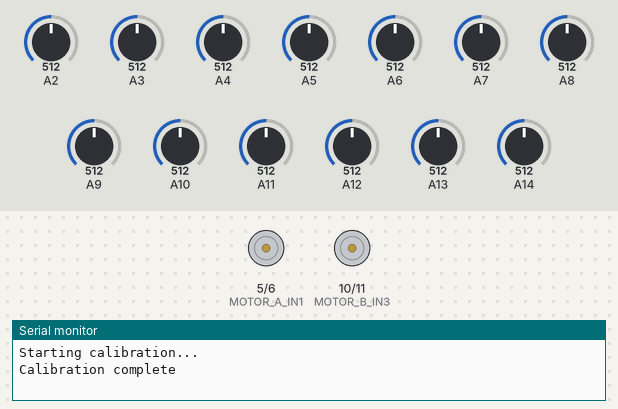
Bench run of a sketch on a simulated Arduino Mega 2560, built with avr-gcc and run on an emulated ATmega2560. Parts: motor-driver pin pairs drawn as motors (green arrow = first pin HIGH = forward, orange = second pin HIGH = backward, longer = more drive, scaled by the enable pin), the last lines printed to the serial monitor. The inputs (shaded band) are chosen by the test bench; at power-on: A3 = 512, A8 = 512, A7 = 512, A9 = 512, A6 = 512, A2 = 512, A4 = 512, A5 = 512, A10 = 512, A11 = 512, A12 = 512, A13 = 512, A14 = 512.

Above: at 7.4 s.
7.5 s: A3 set to 425
9.0 s: A3 set to 403
At 10.2 s:
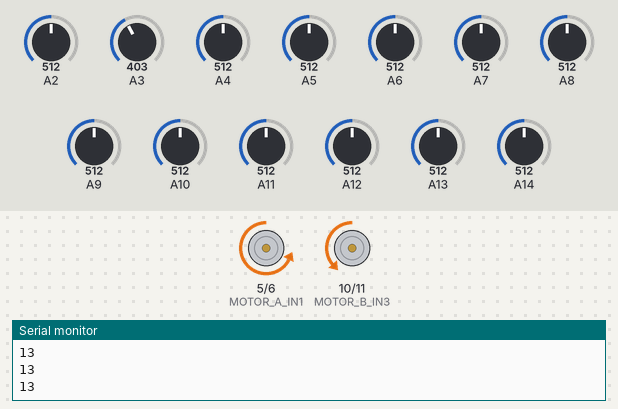
10.5 s: A8 set to 306
At 11.4 s:
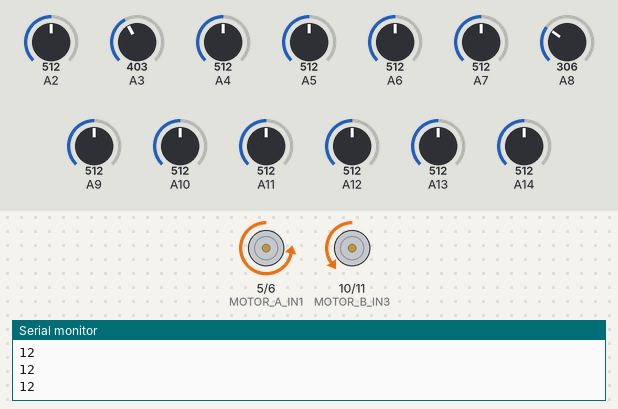
12.0 s: A7 set to 306
At 12.4 s:
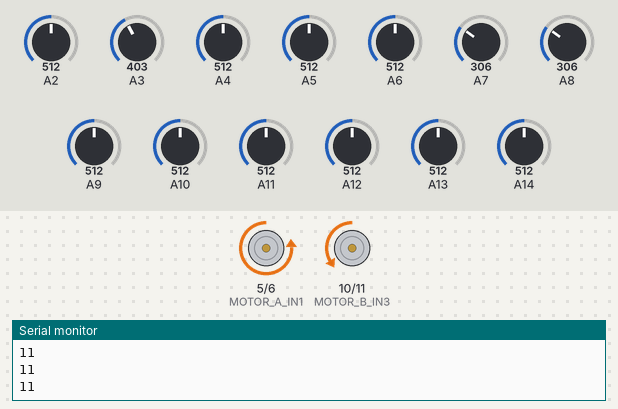
13.5 s: A9 set to 306
At 14.7 s:
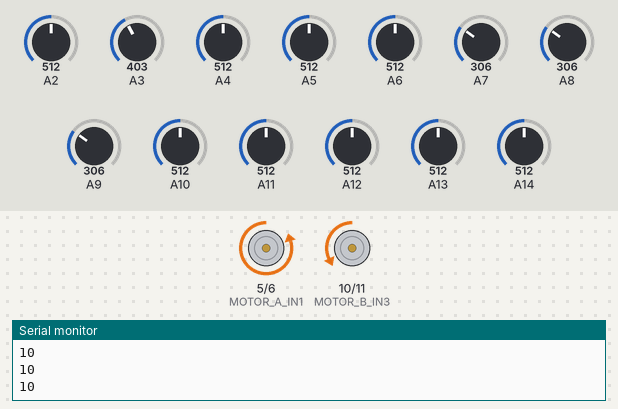
15.0 s: A6 set to 426
16.5 s: A6 set to 402
At 17.1 s:
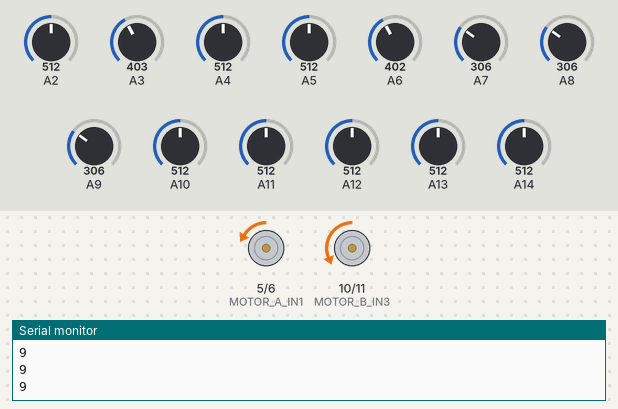
Timing chart, 0 to 19.0 s (numbered marks = the images above; inputs shaded):
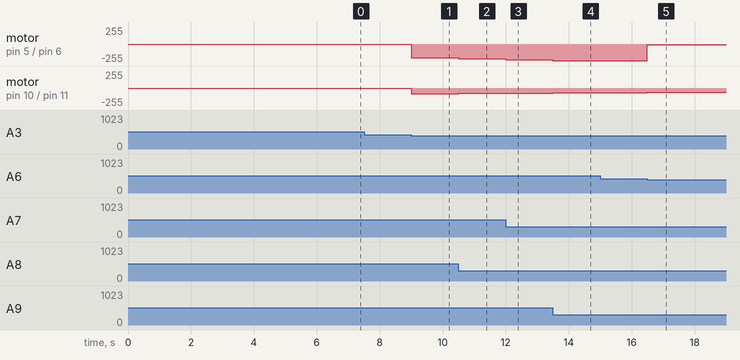

Measured:
- the behaviour switches between 411 and 410 on A3 (found by bisection; images 0 and 1)
- the behaviour switches between 411 and 410 on A6 (found by bisection; images 4 and 5)
- after the input at 7.5 s, every drawn part: stays the same
- after the input at 9.0 s, motor on pin 5 (MOTOR_A_IN1) / pin 6 (MOTOR_A_IN2): stopped → backward 206/255 at once; motor on pin 10 (MOTOR_B_IN3) / pin 11 (MOTOR_B_IN4): stopped → backward 85/255 at once
- after the input at 10.5 s, motor on pin 5 (MOTOR_A_IN1) / pin 6 (MOTOR_A_IN2): backward 206/255 → backward 221/255 at once; motor on pin 10 (MOTOR_B_IN3) / pin 11 (MOTOR_B_IN4): backward 85/255 → backward 80/255 at once
- after the input at 12.0 s, motor on pin 5 (MOTOR_A_IN1) / pin 6 (MOTOR_A_IN2): backward 221/255 → backward 236/255 at once; motor on pin 10 (MOTOR_B_IN3) / pin 11 (MOTOR_B_IN4): backward 80/255 → backward 75/255 at once
- after the input at 13.5 s, motor on pin 5 (MOTOR_A_IN1) / pin 6 (MOTOR_A_IN2): backward 236/255 → backward 251/255 at once; motor on pin 10 (MOTOR_B_IN3) / pin 11 (MOTOR_B_IN4): backward 75/255 → backward 70/255 at once
- after the input at 16.5 s, motor on pin 5 (MOTOR_A_IN1) / pin 6 (MOTOR_A_IN2): backward 251/255 → backward 10/255 at once; motor on pin 10 (MOTOR_B_IN3) / pin 11 (MOTOR_B_IN4): backward 70/255 → backward 65/255 at once

The sketch:

PPID.ino
```cpp
#include <QTRSensors.h>
int threshold[13] = {450 , 400 , 400 , 400 , 400 , 400, 400, 400, 400, 400, 400, 400, 400};
QTRSensors qtr;
const uint8_t SensorCount = 13;
uint16_t sensorValues[SensorCount];

const int MOTOR_A_ENA = 4; // Right motor speed control
const int MOTOR_A_IN1 = 5;  // Right motor direction control 1
const int MOTOR_A_IN2 = 6;  // Right motor direction control 2
const int MOTOR_B_ENB = 9;  // Left motor speed control
const int MOTOR_B_IN3 = 10;  // Left motor direction control 1
const int MOTOR_B_IN4 = 11;  // Left motor direction control 2
void move(int speed1, int speed2) {

  analogWrite(MOTOR_A_ENA, speed1);
  digitalWrite(MOTOR_A_IN1, LOW);
  digitalWrite(MOTOR_A_IN2, HIGH);

  analogWrite(MOTOR_B_ENB, speed2);
  digitalWrite(MOTOR_B_IN3, LOW);
  digitalWrite(MOTOR_B_IN4, HIGH);

}


void right() {
  qtr.readLineBlack(sensorValues);
  //  qtr.read(sensorValues);
  // move(0, 90);
  // Check if the robot is on the line
  if (sensorValues[0] > threshold[0] &&
      sensorValues[1] > threshold[1] &&
      sensorValues[2] > threshold[2] &&
      sensorValues[3] > threshold[3] &&
      sensorValues[4] > threshold[4] &&
      sensorValues[5] > threshold[5] &&
      sensorValues[6] > threshold[6] &&
      sensorValues[7] > threshold[7] &&
      sensorValues[8] > threshold[8] &&
      sensorValues[9] > threshold[9] &&
      sensorValues[10] > threshold[10] &&
      sensorValues[11] > threshold[11] &&
      sensorValues[12] > threshold[12]) {
    // Stop the robot
    //  move(0, 90); //turn right slightly
  } else {
    // Calculate the position of the robot on the line

    int position = 0;

    if (sensorValues[6] > threshold[6]) {
      position = 7;
    } if (sensorValues[7] > threshold[7]) {
      position = 6;
    } if (sensorValues[5] > threshold[7]) {
      position = 8;
    } if (sensorValues[8] > threshold[8]) {
      position = 5;
    }    if (sensorValues[9] > threshold[9]) {
      position = 4;
    }    if (sensorValues[10] > threshold[10]) {
      position = 3;
    }    if (sensorValues[11] > threshold[11]) {
      position = 2;
    }    if (sensorValues[12] > threshold[12]) {
      position = 1;
    }    if (sensorValues[4] > threshold[7]) {
      position = 9;
    }  if (sensorValues[3] > threshold[7]) {
      position = 10;
    }  if (sensorValues[2] > threshold[7]) {
      position = 11;
    }  if (sensorValues[1] > threshold[7]) {
      position = 12;
    }  if (sensorValues[0] > threshold[7]) {
      position = 13;
    }

    Serial.println(position);


    // Adjust the motor speed and direction based on the position
    if (position == 1) {
      move(85, -50);
    } else if (position == 2) {
      move(80, -35);
    } else if (position == 3) {
      move(75, -20);
    } else if (position == 4) {
      move(70, -5);
    } else if (position == 5) {
      move(65, 10);
    } else if (position == 6) {
      move(60, 55);
    } else if (position == 7) {
      move(80, 80);
    } else if (position == 8) {
      move(55, 60);
    } else if (position == 9) {
      move(10, 65);
    } else if (position == 10) {
      move(-5, 70);
    } else if (position == 11) {
      move(-20, 75);
    } else if (position == 12) {
      move(-35, 80);
    } else if (position == 13) {
      move(-50, 85);
    }
  }
}
void setup() {
  Serial.begin(9600);
  pinMode(MOTOR_A_ENA, OUTPUT);
  pinMode(MOTOR_A_IN1, OUTPUT);
  pinMode(MOTOR_A_IN2, OUTPUT);
  pinMode(MOTOR_B_ENB, OUTPUT);
  pinMode(MOTOR_B_IN3, OUTPUT);
  pinMode(MOTOR_B_IN4, OUTPUT);

  // configure the sensors
  qtr.setTypeAnalog();
  qtr.setSensorPins((const uint8_t[]) {
    A8, A7, A9, A6, A10, A5, A11, A4, A12, A3, A13, A2, A14
  }, SensorCount);
  qtr.setEmitterPin(7);

  // Calibrate sensors during setup
  Serial.println("Starting calibration...");
  for (uint16_t i = 0; i < 250; i++) { // 400 * 25 ms = 10 seconds
    qtr.calibrate();
  }
  Serial.println("Calibration complete");

}

void loop() {
  right();
}
```
